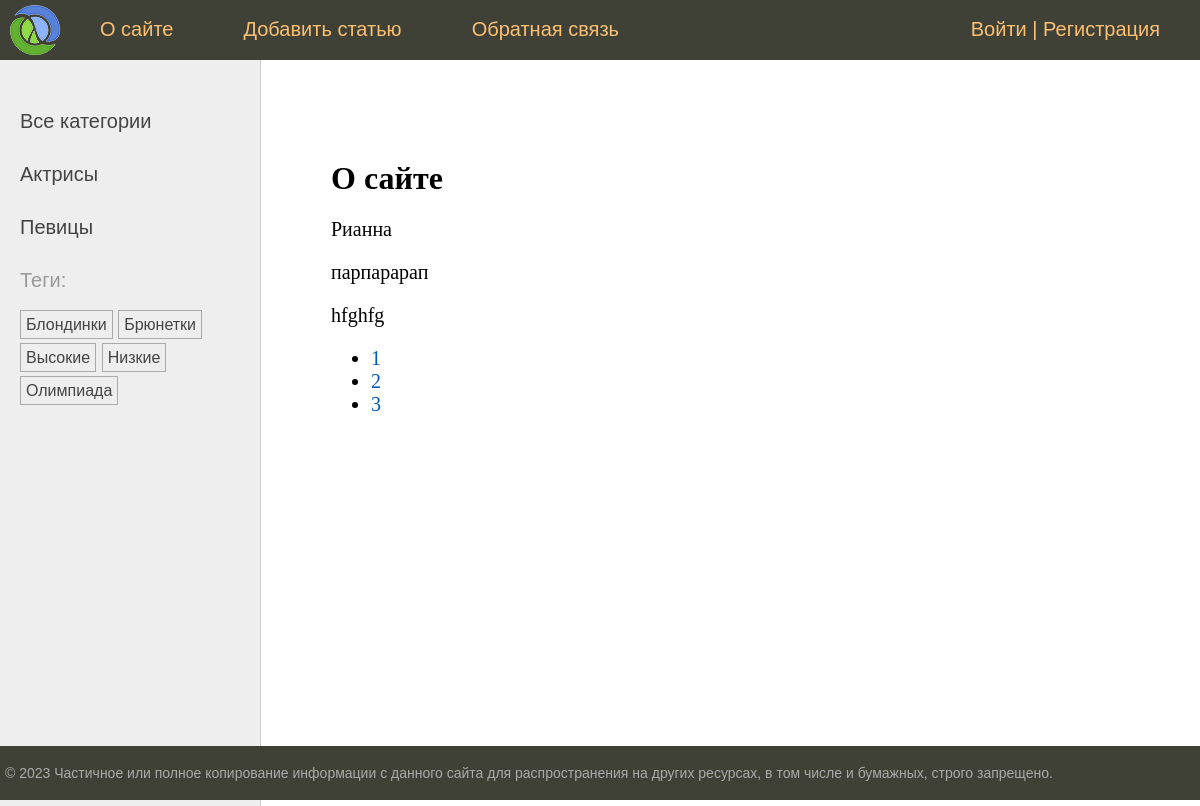
Page /about/ on the earlier database version.
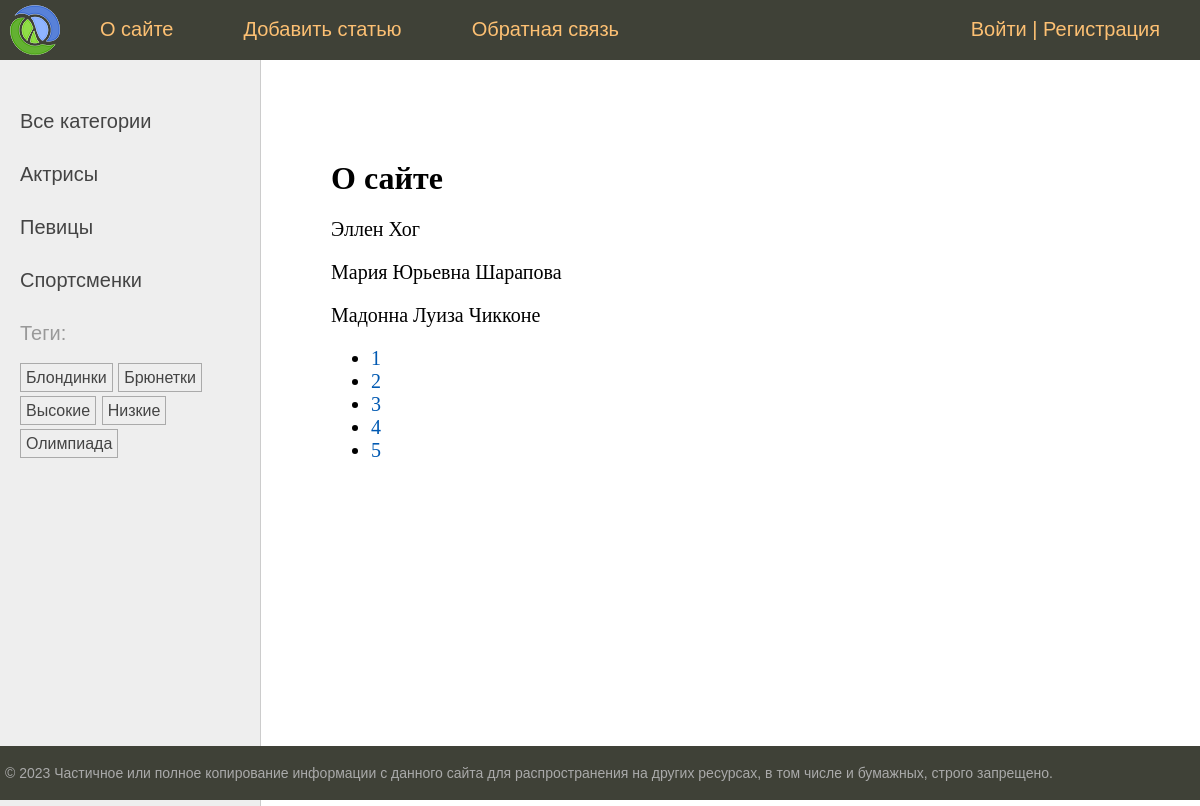
Same page on the later database version.
### women/models.py (models this page shows, shortened)
class Category(models.Model):
    name = models.CharField(max_length=100, db_index=True, verbose_name="Категория")
    slug = models.SlugField(max_length=255, unique=True, db_index=True)
    class Meta:
        verbose_name = "Категория"
        verbose_name_plural = "Категории"
    def get_absolute_url(self):
        return reverse("category", kwargs={"cat_slug": self.slug})

class TagPost(models.Model):
    tag = models.CharField(max_length=100, db_index=True)
    slug = models.SlugField(max_length=255, db_index=True, unique=True)
    def get_absolute_url(self):
        return reverse("tag", kwargs={"tag_slug": self.slug})

class Women(models.Model):
    class Status(models.IntegerChoices):
        DRAFT = 0, "Черновик"
        PUBLISHED = 1, "Опубликовано"
    title = models.CharField(max_length=255, verbose_name="Заголовок")
    slug = models.SlugField(
        max_length=255,
        db_index=True,
        unique=True,
        validators=[
            MinLengthValidator(5),
            MaxLengthValidator(100),
        ],
    )
    content = models.TextField(blank=True, verbose_name="Текст статьи")
    time_create = models.DateTimeField(auto_now_add=True, verbose_name="Время создания")
    time_update = models.DateTimeField(auto_now=True, verbose_name="Время изменения")
    is_published = models.BooleanField(
        choices=tuple(map(lambda x: (bool(x[0]), x[1]), Status.choices)),
        default=Status.DRAFT,
        verbose_name="Статус",
    )
    cat = models.ForeignKey(
        "Category",
        on_delete=models.PROTECT,
        related_name="posts",
        verbose_name="Категория",
    )
    tags = models.ManyToManyField(
        "TagPost", blank=True, related_name="tags", verbose_name="Теги"
    )
    husband = models.OneToOneField(
        "Husband",
        on_delete=models.SET_NULL,
        null=True,
        blank=True,
        related_name="wuman",
        verbose_name="Муж",
    )
    photo = models.ImageField(
        upload_to="photos/%Y/%m/%d/",
        default=None,
        blank=True,
        null=True,
        verbose_name="Фото",
    )
    objects = models.Manager()
    published = PublishedManager()
    class Meta:
        verbose_name = "Известные женщины"
        verbose_name_plural = "Известные женщины"
        ordering = ["-time_create"]
        indexes = [
            models.Index(fields=["-time_create"]),
        ]
    def __str__(self):
        return self.title

### women/views.py (the view)
# urls.py: path("about/", views.about, name="about"),
def about(request):
    contact_list = Women.published.all()
    paginator = Paginator(contact_list, 3)
    page_number = request.GET.get("page")
    page_obj = paginator.get_page(page_number)
    return render(
        request, "women/about.html", {"page_obj": page_obj, "title": "О сайте"}
    )

### users/context_processors.py (called while the page is built)
def get_women_context(request):
    return {'mainmenu': menu}

### women/models.py (called while the page is built)
    def get_queryset(self):
        return super().get_queryset().filter(is_published=Women.Status.PUBLISHED)

### women/templatetags/women_tags.py (called while the page is built)
@register.inclusion_tag("women/list_tags.html")
def show_all_tags():
    return {
        "tags": TagPost.objects.annotate(total=Count("tags")).filter(
            total__gt=0
        )
    }

@register.inclusion_tag("women/list_categories.html")
def show_categories(cat_selected_id=0):
    cats = Category.objects.annotate(total=Count("posts")).filter(total__gt=0)
    return {"cats": cats, "cat_selected": cat_selected_id}

### women/templates/women/about.html
{% extends 'base.html' %}
{% block content %}
    <h1>{{ title }}</h1>
    {% for contact in page_obj %}
        <p>{{ contact }}</p>
    {% endfor %}
    <nav>
        <ul>
            {% for p in page_obj.paginator.page_range %}
                <li>
                    <a href="?page={{ p }}">{{ p }}</a>
                </li>
            {% endfor %}
        </ul>
    </nav>
{% endblock %}

### women/templates/women/list_categories.html
{% for cat in cats %}
    {% if cat.id == cat_selected %}
        <li class="selected">{{ cat.name }}</li>
    {% else %}
        <li><a href="{{ cat.get_absolute_url }}">{{ cat.name }}</a></li>
    {% endif %}
{% endfor %}

### women/templates/women/list_tags.html
{% if tags %}
    Теги:</p>
    <ul class="tags-list">
        {% for t in tags %}
            <li><a href="{{ t.get_absolute_url }}">{{ t.tag }}</a></li>
        {% endfor %}
    </ul>
{% endif %}

Differences in the rows shown:
no longer on this page (row edited): Women: title "Рианна"
removed Women: title "парпарарап"
removed Women: title "hfghfg"
now on this page (row unchanged): Category: name "Спортсменки"
added Women: title "Эллен Хог"
added Women: title "Мария Юрьевна Шарапова"
added Women: title "Мадонна Луиза Чикконе"
Other differences:
new list line: "4"
new list line: "5"
